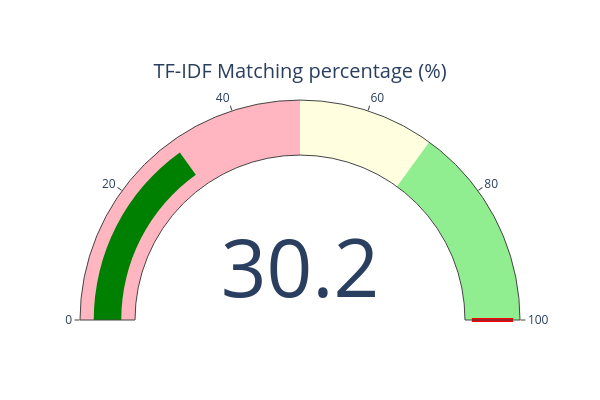

Here is the notebook cell this chart was saved with:
### Markdown cell above
## Similarité entre le cv généré et l'offre job-teaser

### Code cell
cv_vec = vectorizer.transform([new_cv_text])
jd_vec = vectorizer.transform([new_jd_text])
score_tfidf = cosine_similarity(cv_vec, jd_vec)[0][0]
similarity_tfidf = round(score_tfidf * 100, 2)

print(f"TF-IDF pairwise score : {similarity_tfidf}%")

# Jauge
fig = go.Figure(go.Indicator(
    domain={'x': [0, 1], 'y': [0, 1]},
    value=similarity_tfidf,
    mode="gauge+number",
    title={'text': "TF-IDF Matching percentage (%)"},
    gauge={
        'axis': {'range': [0, 100]},
        'steps': [
            {'range': [0, 50], 'color': "#FFB6C1"},
            {'range': [50, 70], 'color': "#FFFFE0"},
            {'range': [70, 100], 'color': "#90EE90"}
        ],
        'threshold': {'line': {'color': "red", 'width': 4}, 'thickness': 0.75, 'value': 100}
    }
))
fig.update_layout(width=600, height=400)
fig.show()

# Interprétation
if similarity_tfidf < 50:
    print(colored(" Low chance, need to modify your CV!", "red", attrs=["bold"]))
elif similarity_tfidf < 70:
    print(colored(" Good chance but you can improve further!", "yellow", attrs=["bold"]))
else:
    print(colored(" Excellent! You can submit your CV.", "green", attrs=["bold"]))

### Figure 1 — Plotly figure (JSON) as saved in the notebook; plotly's stock layout.template omitted (floating-point values rounded to 4 significant figures)
{"data": [{"domain": {"x": [0, 1], "y": [0, 1]}, "gauge": {"axis": {"range": [0, 100]}, "steps": [{"color": "#FFB6C1", "range": [0, 50]}, {"color": "#FFFFE0", "range": [50, 70]}, {"color": "#90EE90", "range": [70, 100]}], "threshold": {"line": {"color": "red", "width": 4}, "thickness": 0.75, "value": 100}}, "mode": "gauge+number", "title": {"text": "TF-IDF Matching percentage (%)"}, "type": "indicator", "value": 30.2}], "layout": {"height": 400, "width": 600}}
